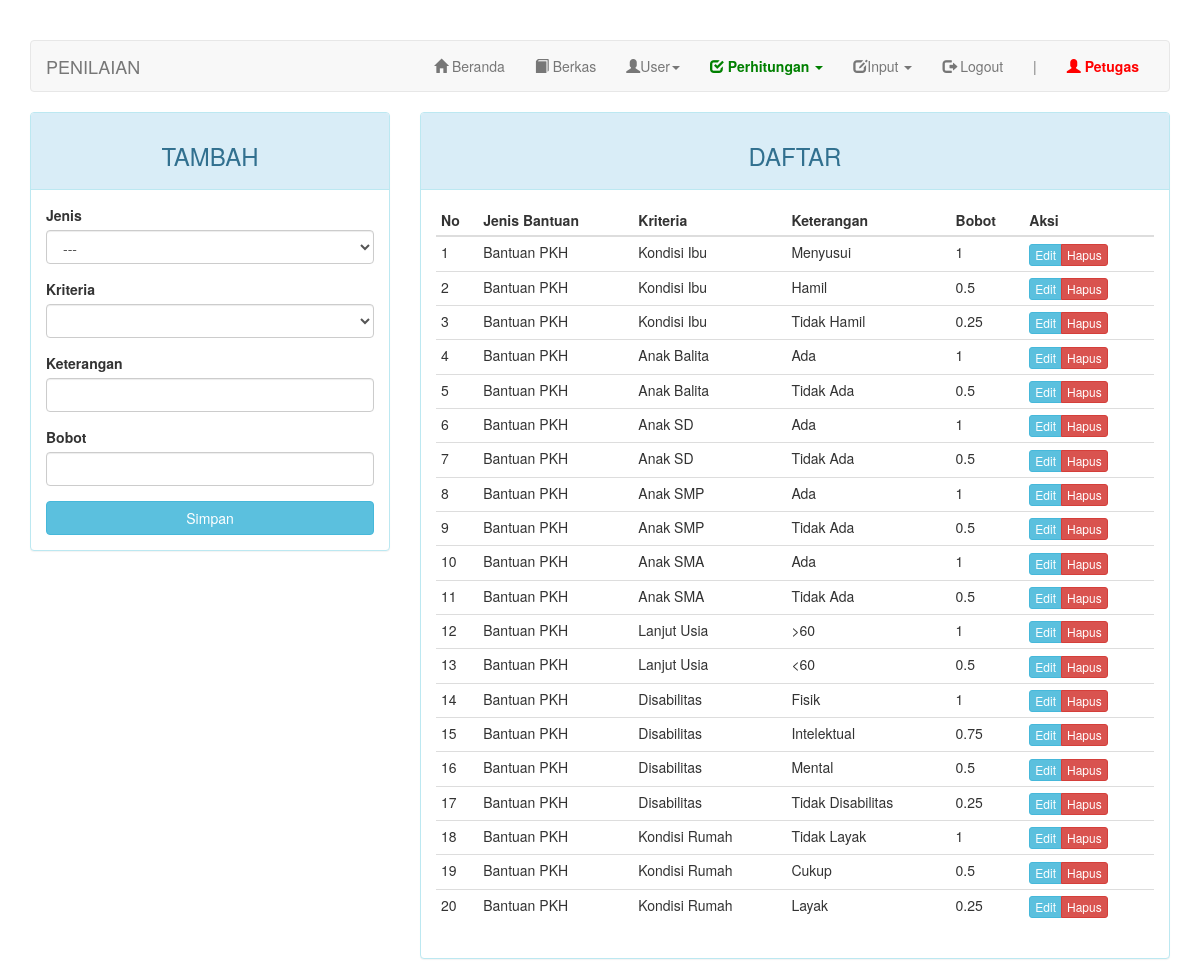
Page /index.php?page=penilaian (signed in) on the committed database.
### tables this page shows
CREATE TABLE `penilaian` (
  `kd_penilaian` int(11) NOT NULL,
  `kd_jenis_bantuan` int(11) DEFAULT NULL,
  `kd_kriteria` int(11) NOT NULL,
  `keterangan` varchar(20) NOT NULL,
  `bobot` float DEFAULT NULL
);

CREATE TABLE `jenis_bantuan` (
  `kd_jenis_bantuan` int(11) NOT NULL,
  `nama` varchar(50) DEFAULT NULL
);

CREATE TABLE `kriteria` (
  `kd_kriteria` int(11) NOT NULL,
  `kd_jenis_bantuan` int(11) NOT NULL,
  `nama` varchar(50) DEFAULT NULL,
  `sifat` enum('min','max') DEFAULT NULL
);

### page/penilaian.php (the view, shortened to what this page needs)
<?php
$update = (isset($_GET['action']) AND $_GET['action'] == 'update') ? true : false;
?>
<div class="row">
	<div class="col-md-4">
	    <div class="panel panel-<?= ($update) ? "warning" : "info" ?>">
	        <div class="panel-heading"><h3 class="text-center"><?= ($update) ? "EDIT" : "TAMBAH" ?></h3></div>
	        <div class="panel-body">
	            <form action="<?=$_SERVER['REQUEST_URI']?>" method="POST">
									<div class="form-group">
	                  <label for="kd_jenis_bantuan">Jenis</label>
										<select class="form-control" name="kd_jenis_bantuan" id="jenis_bantuan">
											<option>---</option>
										</select>
									</div>
									<div class="form-group">
	                  <label for="kd_kriteria">Kriteria</label>
										<select class="form-control" name="kd_kriteria" id="kriteria">
										</select>
									</div>
	                <div class="form-group">
	                    <label for="keterangan">Keterangan</label>
	                    <input type="text" name="keterangan" class="form-control" <?= (!$update) ?: 'value="'.$row["keterangan"].'"' ?>>
	                </div>
	                <div class="form-group">
	                    <label for="bobot">Bobot</label>
	                    <input type="text" name="bobot" class="form-control" <?= (!$update) ?: 'value="'.$row["bobot"].'"' ?>>
	                </div>
	                <button type="submit" class="btn btn-<?= ($update) ? "warning" : "info" ?> btn-block">Simpan</button>
	            </form>
	        </div>
	    </div>
	</div>
	<div class="col-md-8">
	    <div class="panel panel-info">
	        <div class="panel-heading"><h3 class="text-center">DAFTAR</h3></div>
	        <div class="panel-body">
	            <table class="table table-condensed">
	                <thead>
	                    <tr>
	                        <th>No</th>
	                        <th>Jenis Bantuan</th>
	                        <th>Kriteria</th>
	                        <th>Keterangan</th>
	                        <th>Bobot</th>
	                        <th>Aksi</th>
	                    </tr>
	                </thead>
	                <tbody>
	                    <?php $no = 1; ?>
	                    <?php if ($query = $connection->query("SELECT a.kd_penilaian, c.nama AS nama_jenis_bantuan, b.nama AS nama_kriteria, a.keterangan, a.bobot FROM penilaian a JOIN kriteria b ON a.kd_kriteria=b.kd_kriteria JOIN jenis_bantuan c ON a.kd_jenis_bantuan=c.kd_jenis_bantuan")): ?>
	                        <?php while($row = $query->fetch_assoc()): ?>
	                        <tr>
	                            <td><?=$no++?></td>
	                            <td><?=$row['nama_jenis_bantuan']?></td>
	                            <td><?=$row['nama_kriteria']?></td>
	                            <td><?=$row['keterangan']?></td>
	                            <td><?=$row['bobot']?></td>
	                            <td>
	                                <div class="btn-group">
	                                    <a href="?page=penilaian&action=update&key=<?=$row['kd_penilaian']?>" class="btn btn-info btn-xs">Edit</a>
	                                    <a href="?page=penilaian&action=delete&key=<?=$row['kd_penilaian']?>" class="btn btn-danger btn-xs">Hapus</a>
	                                </div>
	                            </td>
	                        </tr>
	                        <?php endwhile ?>
	                    <?php endif ?>
	                </tbody>
	            </table>
	        </div>
	    </div>
	</div>
</div>

### index.php (style rules this page uses)
body { margin-top: 40px; }

### rows in the picture
penilaian: kd_jenis_bantuan.nama "Bantuan PKH", kd_kriteria.nama "Kondisi Ibu", keterangan "Menyusui", bobot "1"
penilaian: kd_jenis_bantuan.nama "Bantuan PKH", kd_kriteria.nama "Kondisi Ibu", keterangan "Hamil", bobot "0.5"
penilaian: kd_jenis_bantuan.nama "Bantuan PKH", kd_kriteria.nama "Kondisi Ibu", keterangan "Tidak Hamil", bobot "0.25"
penilaian: kd_jenis_bantuan.nama "Bantuan PKH", kd_kriteria.nama "Anak Balita", keterangan "Ada", bobot "1"
penilaian: kd_jenis_bantuan.nama "Bantuan PKH", kd_kriteria.nama "Anak Balita", keterangan "Tidak Ada", bobot "0.5"
penilaian: kd_jenis_bantuan.nama "Bantuan PKH", kd_kriteria.nama "Anak SD", keterangan "Ada", bobot "1"
penilaian: kd_jenis_bantuan.nama "Bantuan PKH", kd_kriteria.nama "Anak SD", keterangan "Tidak Ada", bobot "0.5"
penilaian: kd_jenis_bantuan.nama "Bantuan PKH", kd_kriteria.nama "Anak SMP", keterangan "Ada", bobot "1"
penilaian: kd_jenis_bantuan.nama "Bantuan PKH", kd_kriteria.nama "Anak SMP", keterangan "Tidak Ada", bobot "0.5"
penilaian: kd_jenis_bantuan.nama "Bantuan PKH", kd_kriteria.nama "Anak SMA", keterangan "Ada", bobot "1"
penilaian: kd_jenis_bantuan.nama "Bantuan PKH", kd_kriteria.nama "Anak SMA", keterangan "Tidak Ada", bobot "0.5"
penilaian: kd_jenis_bantuan.nama "Bantuan PKH", kd_kriteria.nama "Lanjut Usia", keterangan ">60", bobot "1"
penilaian: kd_jenis_bantuan.nama "Bantuan PKH", kd_kriteria.nama "Lanjut Usia", keterangan "<60", bobot "0.5"
penilaian: kd_jenis_bantuan.nama "Bantuan PKH", kd_kriteria.nama "Disabilitas", keterangan "Fisik", bobot "1"
penilaian: kd_jenis_bantuan.nama "Bantuan PKH", kd_kriteria.nama "Disabilitas", keterangan "Intelektual", bobot "0.75"
penilaian: kd_jenis_bantuan.nama "Bantuan PKH", kd_kriteria.nama "Disabilitas", keterangan "Mental", bobot "0.5"
penilaian: kd_jenis_bantuan.nama "Bantuan PKH", kd_kriteria.nama "Disabilitas", keterangan "Tidak Disabilitas", bobot "0.25"
penilaian: kd_jenis_bantuan.nama "Bantuan PKH", kd_kriteria.nama "Kondisi Rumah", keterangan "Tidak Layak", bobot "1"
penilaian: kd_jenis_bantuan.nama "Bantuan PKH", kd_kriteria.nama "Kondisi Rumah", keterangan "Cukup", bobot "0.5"
penilaian: kd_jenis_bantuan.nama "Bantuan PKH", kd_kriteria.nama "Kondisi Rumah", keterangan "Layak", bobot "0.25"

### other values in the picture
$str "PENILAIAN"
$_SESSION["username"] "Petugas"
